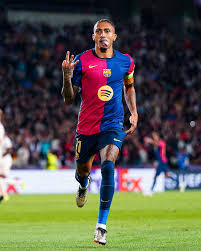
#> input picture fpga_io/images/football.jpg, 201 x 251 px, found by its file name
$ python stream_image.py
#> lines starting #> are read from the running program, lines starting #| are printed output that depends on the picture
from PIL import Image
import numpy as np

IMAGE_WIDTH = 201

image = Image.open("fpga_io/images/football.jpg").convert("L")
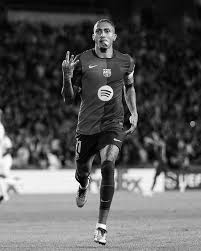
#> image: PIL image 201x251 L; min 0, max 255, mean 86.2

# Resize while keeping the original aspect ratio
IMAGE_HEIGHT = int(image.height * (IMAGE_WIDTH / image.width))
#> IMAGE_HEIGHT = 251
image = image.resize((IMAGE_WIDTH, IMAGE_HEIGHT))

image = np.array(image, dtype=np.uint8)

height, width = image.shape
#> height = 251; width = 201

print(f"Image width: {width}")
#| Image width: 201
print(f"Image height: {height}")
#| Image height: 251
print(f"Total pixels: {width * height}")
#| Total pixels: 50451

np.savetxt(
    "fpga_io/pixels.txt",
    image.flatten(),
    fmt="%d"
)

print(f"Saved {width * height} pixels")
#| Saved 50451 pixels
